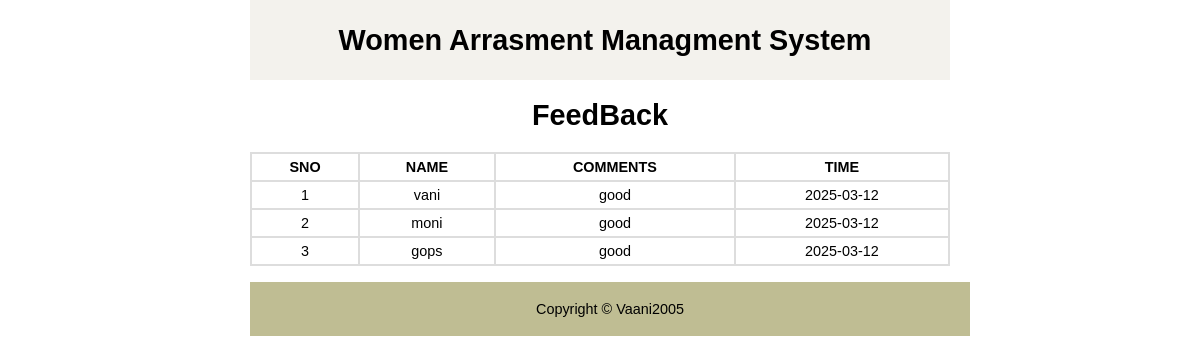
Page /feedback.php (signed in) on the committed database.
### tables this page shows
CREATE TABLE `feedback` (
  `FID` int(10) NOT NULL,
  `FNAME` varchar(120) NOT NULL,
  `FEED` varchar(120) NOT NULL,
  `LOG` date NOT NULL
);

CREATE TABLE `complaint` (
  `CID` int(10) NOT NULL,
  `NAME` varchar(120) NOT NULL,
  `AGE` int(3) NOT NULL,
  `DIS` varchar(120) NOT NULL,
  `AREA` varchar(120) NOT NULL,
  `CDIS` varchar(120) NOT NULL,
  `CAREA` varchar(120) NOT NULL,
  `PRO` varchar(120) NOT NULL,
  `FILE` varchar(150) NOT NULL
);

### feedback.php (the view, shortened to what this page needs)
<?php
 include "database.php";
?>
<!DOCTYPE html>
<html lang="en">
<head>
  <link rel="stylesheet" href="index.css">
</head>
<body>
    <div id="container">
        <div id="header">
            <h1>Women Arrasment Managment System</h1>
        </div>
<h1 id="heading">FeedBack</h1>
<?php
$sql="SELECT feedback.FEED,complaint.NAME, feedback.LOG FROM feedback INNER JOIN complaint on complaint.CID=feedback.FID";
$res=$db->query($sql);
if($res->num_rows>0)
{
 echo "<table>
  <tr> <th>SNO</th> <th>NAME</th> <th>COMMENTS</th> <th>TIME</th> </tr>";
$i=0;
while($row=$res->fetch_assoc())
 {
  $i++;
  echo "<tr>";
  echo "<td>{$i}</td>";
  echo "<td>{$row["NAME"]}</td>";
  echo "<td>{$row["FEED"]}</td>";
  echo "<td>{$row["LOG"]}</td>";
  echo "</tr>";
 }
echo "</table>";
}
else
{
 echo "<p  class='error'>No FeedBack Found</p>";
}
?>
<br>
        <div id="footer">
            <p>Copyright &copy; Vaani2005</p>
        </div>
    </div>
</body>
</html>

### index.css (style rules this page uses)
html,body { margin:0; padding: 0; }
body { font:90% calibri, sans-serif; text-align: center; }
#header { background-color: #f3f2ed; }
#header h1 { height: 80px; line-height: 80px; margin: 0; padding-left: 10px; }
#container { height:auto; width: 700px; margin: 0 auto; }
table { width:100%; border-collapse:collapse; }
table td,table th { border:2px solid #ddd; padding: 5px; }
#footer { clear:both; width: 100%; background-color: #bfbd93; }
#footer { margin: 0; padding: 5px 10px; }

### rows in the picture
feedback: complaint.NAME "vani", FEED "good", LOG "2025-03-12"
feedback: complaint.NAME "moni", FEED "good", LOG "2025-03-12"
feedback: complaint.NAME "gops", FEED "good", LOG "2025-03-12"
